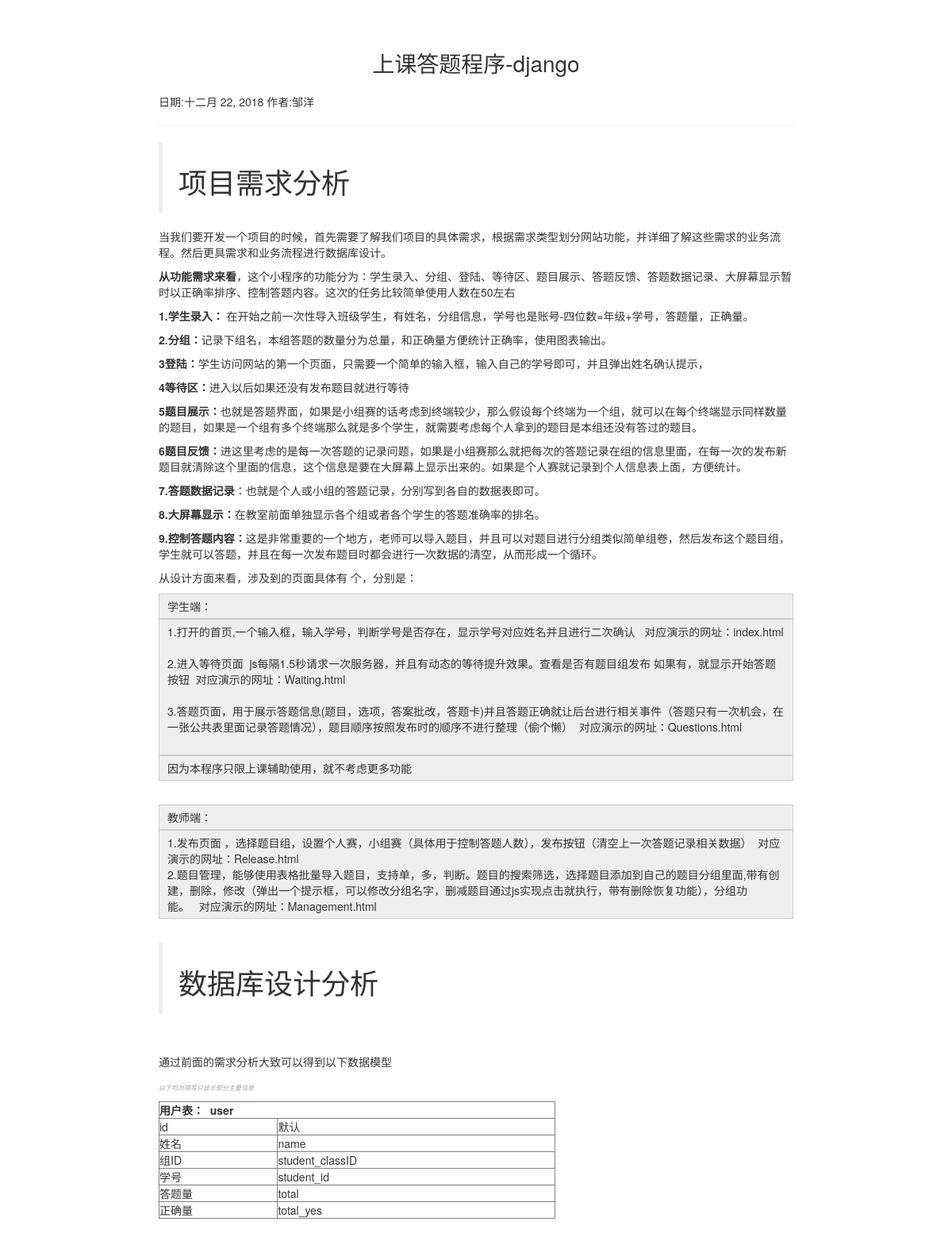
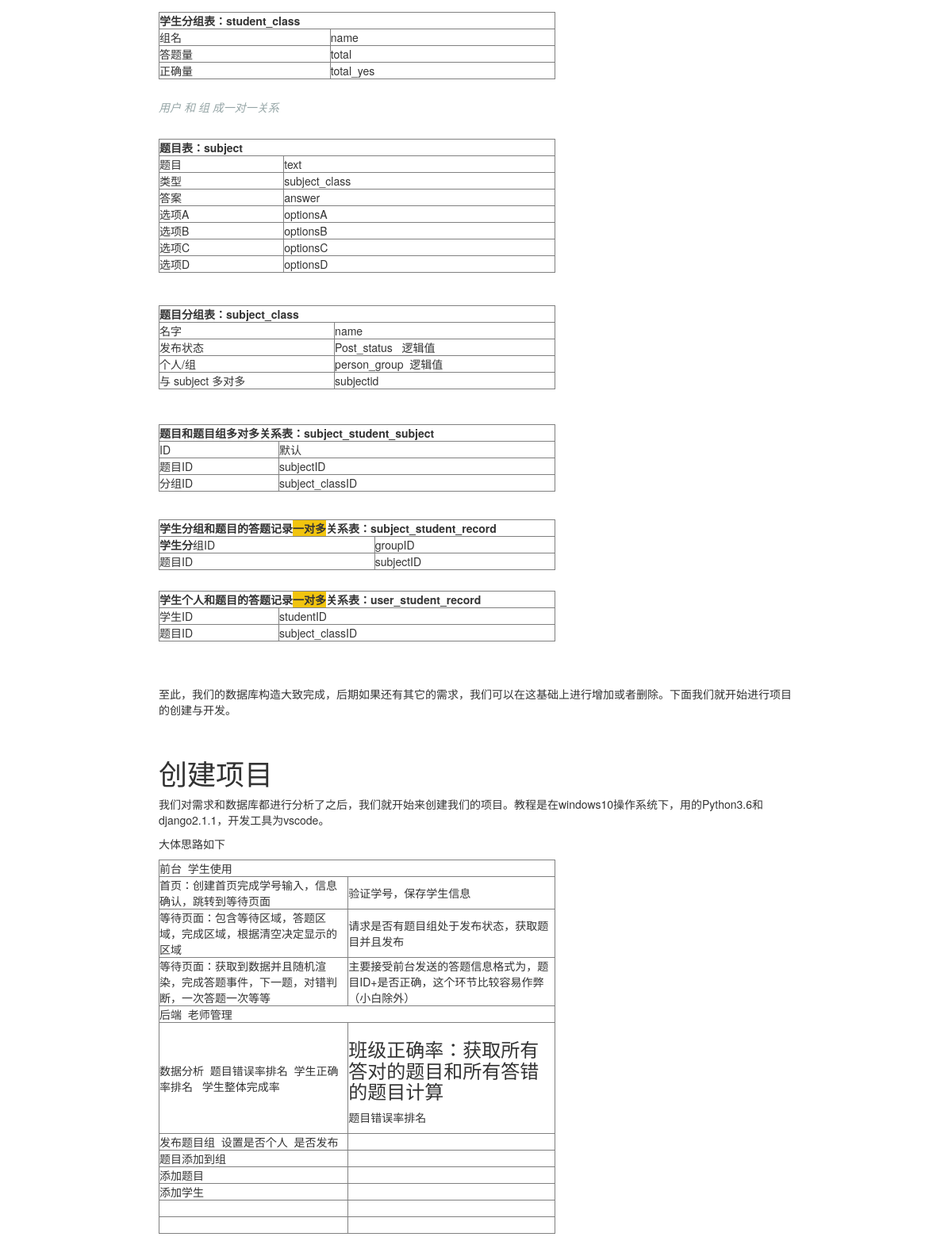
The app's page /postList/?id=4 with its own data (2 pictures, top to bottom).
### HomeApp/models.py (models this page shows, shortened)
class dynamic(models.Model):
    title = models.CharField(max_length=30,unique=True,verbose_name=u'标题')
    imgurl = models.ImageField(upload_to='static/images/post',null=True, blank=True, verbose_name=u'图片地址')
    userID = models.ForeignKey(User_Information,on_delete=models.CASCADE,verbose_name=u'作者')
    post = RichTextUploadingField(verbose_name=u'具体内容')
    Classid = models.ForeignKey('TitleClassification', on_delete=models.CASCADE,verbose_name=u'文章类型')
    OtherMsg = models.CharField(max_length=300, verbose_name=u'简介')
    star_time = models.DateTimeField(auto_now_add=True,verbose_name=u'创建日期')
    last_time = models.DateTimeField(auto_now=True,verbose_name=u'最后一次修改日期')
    isDelete = models.BooleanField(default=True,verbose_name=u'是否可用')
    class Meta:
        verbose_name_plural = "文章"

### UserApp/models.py (models this page shows)
class User_Information(models.Model):
    GENDER_CHOICES = (
        (u'男', u'男'),
        (u'女', u'女'),
    )
    username = models.CharField(max_length=128,unique=True)#账号
    password = models.CharField(max_length=256)#密码
    name = models.CharField(max_length=30, verbose_name=u'姓名')
    experience = models.IntegerField(null=True, blank=True,verbose_name=u'经验')
    ClassID = models.ForeignKey('Unit_class',null=True, blank=True,on_delete=models.CASCADE,verbose_name=u'班级')
    star_time = models.DateTimeField(auto_now_add=True,verbose_name=u'创建日期')
    last_time = models.DateTimeField(auto_now=True,verbose_name=u'最后一次修改日期')
    isDelete = models.BooleanField(default=True,verbose_name=u'是否可用')
    def __str__(self):
        return self.name
    class Meta:
        verbose_name_plural = "用户信息"

### HomeApp/views.py (the view)
# urls.py: path('postList/', views.postList,  name='postList'),
def postList(request):
    context = {}
    id = request.GET.get('id')
    context['data'] =  models.dynamic.objects.get(pk = id)
    return render(request,'post.html',context)

### templates/post.html (shortened to what this page needs)
{% load staticfiles %}
<!DOCTYPE html>
<html lang="en">
<head>
    <link href="https://cdn.bootcss.com/twitter-bootstrap/3.3.5/css/bootstrap.css" rel="stylesheet">
</head>
<body>
    {% block main %}
    <div class="fh5co-narrow-content">
        <div class="row row-bottom-padded-md mipadded-md">
            <span class="padd-1">{{ data.title }}</span>
            <span>日期:{{ data.star_time|date }} </span>
            <span> 作者:{{ data.userID }}</span>
            <hr />
            {{ data.post|safe }}
        </div>
    </div>
    {% endblock %}
</body>
</html>

### templates/post.html (style rules this page uses)
p { margin-left: 0px }
body { padding: 20px; }
.mipadded-md { max-width: 800px; margin-left: auto; margin-right: auto; }
.padd-1 { display: block; font-size: 2em; text-align: center; margin-block-start: 0.67em; margin-block-end: 0.67em; margin-inline-start: 0px; margin-inline-end: 0px; font-weight: 400px; }

### records on screen
dynamic: title "上课答题程序-django", star_time "十二月 22, 2018", userID "邹洋", post "项目需求分析 当我们要开发一个项目的时候，首先需要了解我们项目的具体需求，根据需求类型划分网站功能，并详细了解这些需求的业务流程。然后更具需求和业务流程进行数据库设计。 从功能需求来看 ，这个小程序的功能分为：学生录入、分组、登陆、等待区、题目展示、答题反馈、答题数据记录、大屏幕显示暂时以正确率排序、控制答题内容。这次的任务比较简单使用人数在50左右 1.学生录入： 在开始之前一次性导入班级学生，有姓名，分组信息，学号也是账号-四位数=年级+学号，答题量，正确量。 2.分组： 记录下组名，本组答题的数量分为总量，和正确量方便统计正确率，使用图表输出。 3登陆： 学生访问网站的第一个页面，只需要一个简单的输入框，输入自己的学号即可，并且弹出姓名确认提示， 4等待区： 进入以后如果还没有发布题目就进行等待 5题目展示： 也就是答题界面，如果是小组赛的话考虑到终端较少，那么假设每个终端为一个组，就可以在每个终端显示同样数量的题目，如果是一个组有多个终端那么就是多个学生，就需要考虑每个人拿到的题目是本组还没有答过的题目。 6题目反馈： 进这里考虑的是每一次答题的记录问题，如果是小组赛那么就把每次的答题记录在组的信息里面，在每一次的发布新题目就清除这个里面的信息，这个信息是要在大屏幕上显示出来的。如果是个人赛就记录到个人信息表上面，方便统计。 7.答题数据记录 ：也就是个人或小组的答题记录，分别写到各自的数据表即可。 8.大屏幕显示： 在教室前面单独显示各个组或者各个学生的答题准确率的排名。 9.控制答题内容：…"
